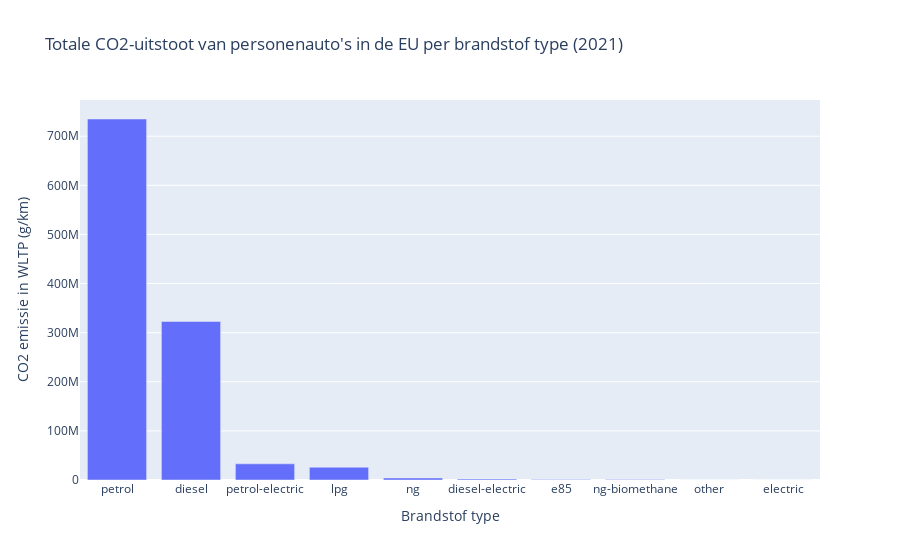

Write notebook code for a chart like this one.
### Markdown cell above
Caption

### Code cell
# Plot settings
fig = px.bar(total_emission_per_ft,
    x="Ft",
    y="Ewltp (g/km)",
    title="Totale CO2-uitstoot van personenauto's in de EU per brandstof type (2021)",
    custom_data=[total_emission_per_ft["n"]],
    labels={
        "Ewltp (g/km)": "CO2 emissie in WLTP (g/km)",
        "Ft": "Brandstof type",
    }
)
fig.update_traces(hovertemplate="CO2 emissie in WLTP (g/km)=%{y}<br>Aantal auto's=%{customdata[0]}")
fig.show()

### Figure 1 — Plotly figure (JSON) as saved in the notebook; plotly's stock layout.template omitted (floating-point values rounded to 4 significant figures)
{"data": [{"alignmentgroup": "True", "customdata": [[5480068], [2237878], [832367], [222429], [39123], [55304], [7210], [7630], [1801], [980563]], "hovertemplate": "CO2 emissie in WLTP (g/km)=%{y}<br>Aantal auto's=%{customdata[0]}", "legendgroup": "", "marker": {"color": "#636efa", "pattern": {"shape": ""}}, "name": "", "offsetgroup": "", "orientation": "v", "showlegend": false, "textposition": "auto", "type": "bar", "x": ["petrol", "diesel", "petrol-electric", "lpg", "ng", "diesel-electric", "e85", "ng-biomethane", "other", "electric"], "xaxis": "x", "y": [735097381, 322874600, 32925459, 26000186, 4100930, 1984472, 1150701, 862505, 220954, 0], "yaxis": "y"}], "layout": {"barmode": "relative", "legend": {"tracegroupgap": 0}, "title": {"text": "Totale CO2-uitstoot van personenauto's in de EU per brandstof type (2021)"}, "xaxis": {"anchor": "y", "domain": [0, 1], "title": {"text": "Brandstof type"}}, "yaxis": {"anchor": "x", "domain": [0, 1], "title": {"text": "CO2 emissie in WLTP (g/km)"}}}}
